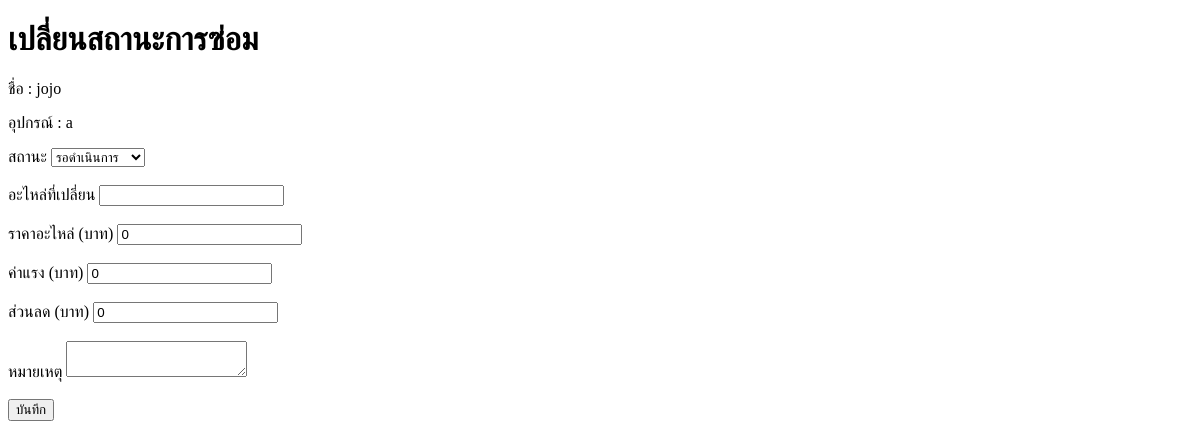
The page /status/1 (signed in) on the database as committed earlier.
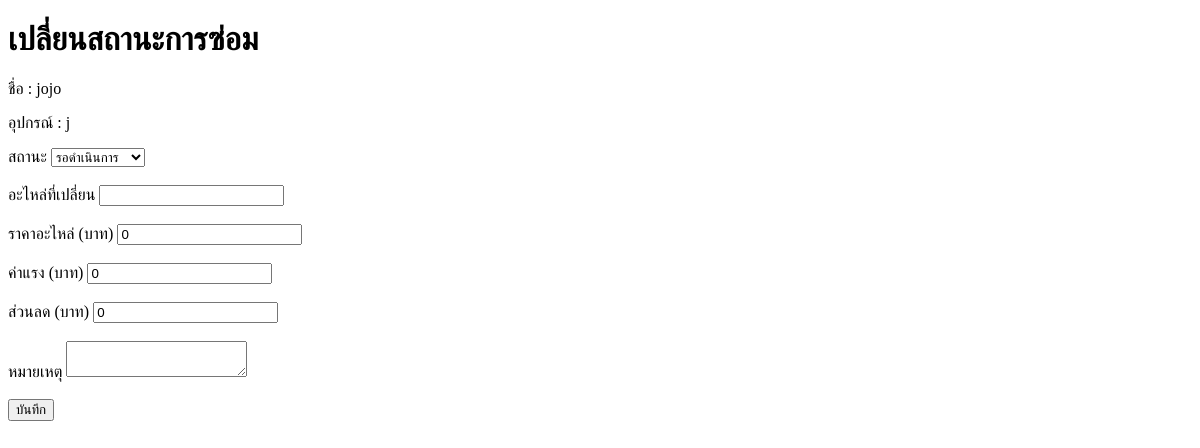
The same page on the database as committed later.
### tables this page shows
CREATE TABLE repairs (
    id INTEGER PRIMARY KEY AUTOINCREMENT,
    username TEXT NOT NULL,
    fullname TEXT NOT NULL,
    department TEXT NOT NULL,
    equipment TEXT NOT NULL,
    problem TEXT NOT NULL,
    video TEXT,
    status TEXT DEFAULT 'รอดำเนินการ'
);

### real1.py (the view, shortened to what this page needs)
@app.route("/status/<int:id>", methods=["GET", "POST"])
def status(id):
    if session.get("role") != "admin":
        return "ไม่มีสิทธิ์"
    conn = get_db()
    cursor = conn.cursor()
    cursor.execute("SELECT * FROM repairs WHERE id=?", (id,))
    repair = cursor.fetchone()
    conn.close()
    return render_template("status.html", repair=repair)

### real1.py (called while the page is built)
def get_db():
    print("กำลังเชื่อมต่อฐานข้อมูล:", DB_PATH)
    return sqlite3.connect(DB_PATH)

### templates/status.html (shortened to what this page needs)
<!DOCTYPE html>
<html lang="th">
<head>
</head>
<body>
<h1>เปลี่ยนสถานะการซ่อม</h1>
<p>ชื่อ : {{ repair[1] }}</p>
<p>อุปกรณ์ : {{ repair[3] }}</p>
<form method="POST">
<label>สถานะ</label>
<select name="status">
    <option>รอดำเนินการ</option>
</select>
<br><br>
<label>อะไหล่ที่เปลี่ยน</label>
<input type="text" name="parts"
value="{{ repair[9] if repair[9] else '' }}">
<br><br>
<label>ราคาอะไหล่ (บาท)</label>
<input type="number" name="parts_price"
value="{{ repair[10] if repair[10] else 0 }}">
<br><br>
<label>ค่าแรง (บาท)</label>
<input type="number" name="labor_price"
value="{{ repair[11] if repair[11] else 0 }}">
<br><br>
<label>ส่วนลด (บาท)</label>
<input type="number" name="discount"
value="{{ repair[12] if repair[12] else 0 }}">
<br><br>
<label>หมายเหตุ</label>
<textarea name="note">
{{ repair[14] if repair[14] else '' }}
</textarea>
<br><br>
<button type="submit">
บันทึก
</button>
</form>

Rows that differ between the two databases and show on the page:
changed repairs "jojo": department "a" → "j"
